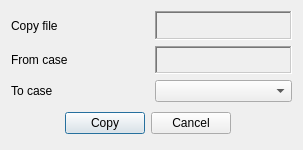
<ui version="4.0" stdsetdef="1" >
  <author></author>
  <comment></comment>
  <exportmacro></exportmacro>
  <class>CopyDialog</class>
  <widget class="QDialog" name="CopyDialog" >
    <property name="geometry" >
      <rect>
        <x>0</x>
        <y>0</y>
        <width>303</width>
        <height>150</height>
      </rect>
    </property>
    <property name="windowTitle" >
      <string>Copy between cases</string>
    </property>
    <layout class="QGridLayout" >
      <item row="0" column="0" >
        <layout class="QVBoxLayout" >
          <item>
            <layout class="QHBoxLayout" >
              <item>
                <widget class="QLabel" name="FileNameLabel" >
                  <property name="text" >
                    <string>Copy file</string>
                  </property>
                  <property name="wordWrap" >
                    <bool>false</bool>
                  </property>
                </widget>
              </item>
              <item>
                <widget class="QLabel" name="FileName" >
                  <property name="frameShape" >
                    <enum>QFrame::WinPanel</enum>
                  </property>
                  <property name="frameShadow" >
                    <enum>QFrame::Sunken</enum>
                  </property>
                  <property name="text" >
                    <string/>
                  </property>
                  <property name="wordWrap" >
                    <bool>false</bool>
                  </property>
                </widget>
              </item>
            </layout>
          </item>
          <item>
            <layout class="QHBoxLayout" >
              <item>
                <widget class="QLabel" name="SourceCaseLabel" >
                  <property name="text" >
                    <string>From case</string>
                  </property>
                  <property name="wordWrap" >
                    <bool>false</bool>
                  </property>
                </widget>
              </item>
              <item>
                <widget class="QLabel" name="SourceCaseName" >
                  <property name="frameShape" >
                    <enum>QFrame::WinPanel</enum>
                  </property>
                  <property name="frameShadow" >
                    <enum>QFrame::Sunken</enum>
                  </property>
                  <property name="text" >
                    <string/>
                  </property>
                  <property name="wordWrap" >
                    <bool>false</bool>
                  </property>
                </widget>
              </item>
            </layout>
          </item>
          <item>
            <layout class="QHBoxLayout" >
              <item>
                <widget class="QLabel" name="DestCaseLabel" >
                  <property name="text" >
                    <string>To case</string>
                  </property>
                  <property name="wordWrap" >
                    <bool>false</bool>
                  </property>
                </widget>
              </item>
              <item>
                <widget class="QComboBox" name="DestCaseCB" />
              </item>
            </layout>
          </item>
          <item>
            <layout class="QHBoxLayout" >
              <item>
                <spacer name="spacer3" >
                  <property name="sizeHint" >
                    <size>
                      <width>41</width>
                      <height>31</height>
                    </size>
                  </property>
                  <property name="sizeType" >
                    <enum>QSizePolicy::Expanding</enum>
                  </property>
                  <property name="orientation" >
                    <enum>Qt::Horizontal</enum>
                  </property>
                </spacer>
              </item>
              <item>
                <widget class="QPushButton" name="CopyBtn" >
                  <property name="text" >
                    <string>Copy</string>
                  </property>
                </widget>
              </item>
              <item>
                <widget class="QPushButton" name="CancelBtn" >
                  <property name="text" >
                    <string>Cancel</string>
                  </property>
                </widget>
              </item>
              <item>
                <spacer name="spacer2" >
                  <property name="sizeHint" >
                    <size>
                      <width>61</width>
                      <height>31</height>
                    </size>
                  </property>
                  <property name="sizeType" >
                    <enum>QSizePolicy::Expanding</enum>
                  </property>
                  <property name="orientation" >
                    <enum>Qt::Horizontal</enum>
                  </property>
                </spacer>
              </item>
            </layout>
          </item>
        </layout>
      </item>
    </layout>
  </widget>
  <layoutdefault spacing="6" margin="11" />
  <pixmapfunction>qPixmapFromMimeSource</pixmapfunction>
  <connections>
    <connection>
      <sender>CopyBtn</sender>
      <signal>clicked()</signal>
      <receiver>CopyDialog</receiver>
      <slot>accept()</slot>
    </connection>
    <connection>
      <sender>CancelBtn</sender>
      <signal>clicked()</signal>
      <receiver>CopyDialog</receiver>
      <slot>reject()</slot>
    </connection>
  </connections>
</ui>
